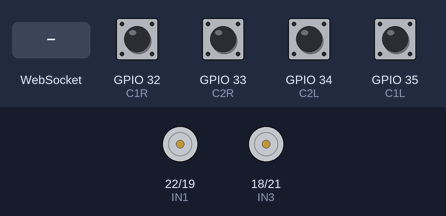
The sketch below on a simulated ESP32. On the bench: motor-driver pin pairs drawn as motors (green arrow = first pin HIGH = forward, orange = second pin HIGH = backward, longer = more drive, scaled by the enable pin). The test bench sets the inputs (shaded band); at power-on: GPIO 32 (C1R), GPIO 33 (C2R), GPIO 34 (C2L), GPIO 35 (C1L) HIGH. WiFi joins after 1.5 s; servers stay silent unless stated; what the sketch prints to the serial monitor is not drawn.

Above: at 2.7 s.
2.8 s: WebSocket text "D:" received
At 3.9 s:
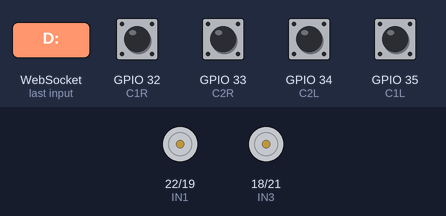
4.3 s: WebSocket text "ATRAS" received
At 5.3 s:
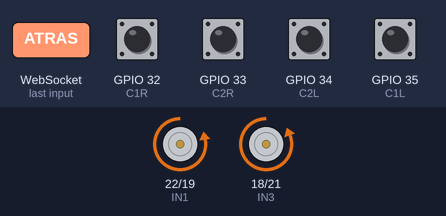
5.8 s: GPIO 32 (C1R) pulled LOW for 1 s
At 7.7 s:
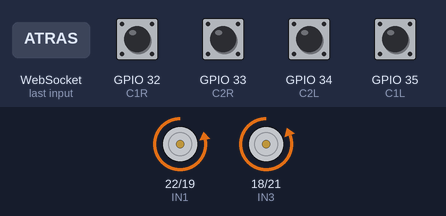
8.5 s: WebSocket text "S" received
At 9.7 s:
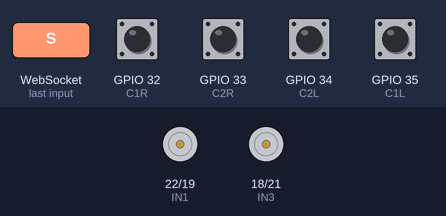
10.0 s: WebSocket text "ADELANTE" received
At 10.9 s:
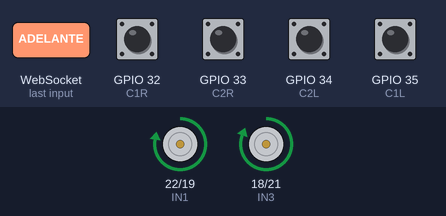
11.5 s: GPIO 33 (C2R) pulled LOW for 0.15 s
At 11.74 s:
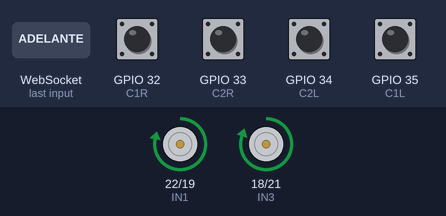
Timing chart, 0 to 14.3 s (numbered marks = the images above; inputs shaded):
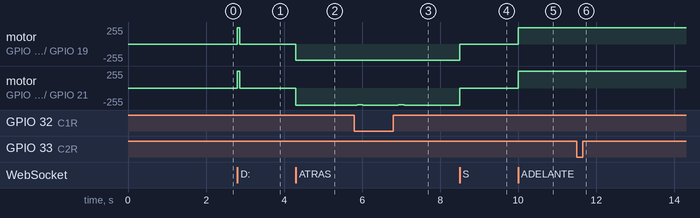

Measured:
- after the input at 2.8 s, motor on GPIO 22 (IN1) / GPIO 19 (IN2): stopped → forward 245/255 at once, → stopped 0.06 s later; motor on GPIO 18 (IN3) / GPIO 21 (IN4): stopped → forward 255/255 at once, → stopped 0.06 s later
- after the input at 4.3 s, motor on GPIO 22 (IN1) / GPIO 19 (IN2): stopped → backward 245/255 at once; motor on GPIO 18 (IN3) / GPIO 21 (IN4): stopped → backward 255/255 at once
- after the input at 5.8 s, motor on GPIO 22 (IN1) / GPIO 19 (IN2): alternates backward 246/255 for 0.15 s and backward 245/255 for 0.90 s, starting after 0.07 s; motor on GPIO 18 (IN3) / GPIO 21 (IN4): alternates backward 255/255 for 0.90 s and backward 253/255 for 0.15 s, starting after 0.07 s
- after the input at 8.5 s, motor on GPIO 22 (IN1) / GPIO 19 (IN2): backward 245/255 → stopped at once; motor on GPIO 18 (IN3) / GPIO 21 (IN4): backward 255/255 → stopped at once
- after the input at 10.0 s, motor on GPIO 22 (IN1) / GPIO 19 (IN2): stopped → forward 245/255 at once; motor on GPIO 18 (IN3) / GPIO 21 (IN4): stopped → forward 255/255 at once
- after the input at 11.5 s, motor on GPIO 22 (IN1) / GPIO 19 (IN2): forward 245/255 → forward 246/255 after 0.09 s, → forward 245/255 0.30 s later; motor on GPIO 18 (IN3) / GPIO 21 (IN4): forward 255/255 → forward 253/255 after 0.09 s, → forward 255/255 0.30 s later

The sketch:

Rmejorado.ino
```cpp
#include <WiFi.h>
#include <WebSocketsServer.h>
#include <math.h>
#include <stdlib.h>

const char* ssid = "TU_SSID";
const char* password = "TU_PASSWORD";

WebSocketsServer webSocket = WebSocketsServer(81);
unsigned long lastTelemetryTime = 0;
const unsigned long TELEMETRY_MS = 150;

// ===================== MOTORES =====================
#define IN1 22
#define IN2 19
#define IN3 18
#define IN4 21

// ===================== ENCODERS =====================
const int C1L = 35;
const int C2L = 34;
const int C1R = 32;
const int C2R = 33;

// ===================== VARIABLES =====================
volatile long nL = 0;
volatile long nR = 0;

volatile int antL = 0, actL = 0;
volatile int antR = 0, actR = 0;

// RPM
volatile double velocidadL = 0.0;
volatile double velocidadR = 0.0;

// Velocidad lineal
double velocidadLinealL = 0.0;
double velocidadLinealR = 0.0;

// Constantes encoder
const int R = 5600;

// Posición
double posL = 0.0, posR = 0.0;

// Tiempo
unsigned long lastTime = 0;
unsigned long sampleTime = 100; // ms

// Aux RPM
volatile long prev_pulses_rpmL = 0;
volatile long prev_pulses_rpmR = 0;

// Robot
double diametro = 4.5; // cm
volatile long movementCountL = 0;
volatile long movementCountR = 0;
volatile bool movementActive = false;
volatile bool distanceMoveActive = false;
volatile long distanceTargetPulses = 0;
volatile long distanceStartL = 0;
volatile long distanceStartR = 0;
volatile bool rotationActive = false;
volatile long rotationTargetPulses = 0;
volatile long rotationStartL = 0;
volatile long rotationStartR = 0;
const double trackWidth = 13.5;
// ===================== CONTROL =====================
void setupControl();
void ejecutarControl();
extern int pwmL;
extern int pwmR;
void startDistanceMove(double cm);
void checkDistanceMove();
void startRotation(double degrees);
void checkRotation();
// ===================== INTERRUPCIONES =====================
inline void recordPulseL() {
  if (movementActive) movementCountL++;
}

inline void recordPulseR() {
  if (movementActive) movementCountR++;
}

void IRAM_ATTR encoderL() {
  antL = actL;

  if (digitalRead(C2L)) bitSet(actL, 0);
  else bitClear(actL, 0);

  if (digitalRead(C1L)) bitSet(actL, 1);
  else bitClear(actL, 1);

  if (antL == 2 && actL == 0) {    nL++;    recordPulseL();  }
  if (antL == 0 && actL == 1) {    nL++;    recordPulseL();  }
  if (antL == 3 && actL == 2) {    nL++;    recordPulseL();  }
  if (antL == 1 && actL == 3) {    nL++;    recordPulseL();  }

  if (antL == 1 && actL == 0) {    nL--;    recordPulseL();  }
  if (antL == 3 && actL == 1) {    nL--;    recordPulseL();  }
  if (antL == 0 && actL == 2) {    nL--;    recordPulseL();  }
  if (antL == 2 && actL == 3) {    nL--;    recordPulseL();  }
}

void IRAM_ATTR encoderR() {
  antR = actR;

  if (digitalRead(C2R)) bitSet(actR, 0);
  else bitClear(actR, 0);

  if (digitalRead(C1R)) bitSet(actR, 1);
  else bitClear(actR, 1);

  if (antR == 2 && actR == 0) {    nR++;    recordPulseR();  }
  if (antR == 0 && actR == 1) {    nR++;    recordPulseR();  }
  if (antR == 3 && actR == 2) {    nR++;    recordPulseR();  }
  if (antR == 1 && actR == 3) {    nR++;    recordPulseR();  }

  if (antR == 1 && actR == 0) {    nR--;    recordPulseR();  }
  if (antR == 3 && actR == 1) {    nR--;    recordPulseR();  }
  if (antR == 0 && actR == 2) {    nR--;    recordPulseR();  }
  if (antR == 2 && actR == 3) {    nR--;    recordPulseR();  }
}

// ===================== FUNCIONES =====================

void calcularPosicion() {
  long cL, cR;

  noInterrupts();
  cL = nL;
  cR = nR;
  interrupts();

  posL = (cL * 360.0) / R;
  posR = (cR * 360.0) / R;
}

void resetEncoders() {
  noInterrupts();
  nL = 0;
  nR = 0;
  interrupts();

  prev_pulses_rpmL = 0;
  prev_pulses_rpmR = 0;

  velocidadL = 0.0;
  velocidadR = 0.0;

  movementCountL = 0;
  movementCountR = 0;
}

long cmToPulses(double cm) {
  double circumference = PI * diametro;
  return (long)round((cm * R) / circumference);
}


void startDistanceMove(double cm) {
  distanceTargetPulses = cmToPulses(cm);
  noInterrupts();
  distanceStartL = nL;
  distanceStartR = nR;
  interrupts();
  adelante();
  distanceMoveActive = true;
}
void startDistanceMoveRETRO(double cm) {
  distanceTargetPulses = cmToPulses(cm);
  noInterrupts();
  distanceStartL = nL;
  distanceStartR = nR;
  interrupts();
  atras();
  distanceMoveActive = true;
}

void checkDistanceMove() {
  if (!distanceMoveActive) return;

  long currentL, currentR;
  noInterrupts();
  currentL = nL;
  currentR = nR;
  interrupts();

  long traveledL = labs(currentL - distanceStartL);
  long traveledR = labs(currentR - distanceStartR);

  if (traveledL >= distanceTargetPulses && traveledR >= distanceTargetPulses) {
    alto();
    distanceMoveActive = false;
  }
}

long degreesToPulses(double degrees) {
  double distance = PI * trackWidth * (degrees / 360.0);
  double rotations = distance / (PI * diametro);
  return (long)round(rotations * R);
}

void startRotation(double degrees) {
  if (degrees == 0.0) return;

  rotationTargetPulses = abs(degreesToPulses(degrees));
  noInterrupts();
  rotationStartL = nL;
  rotationStartR = nR;
  interrupts();

  rotationActive = true;
  movementActive = false;
  if (degrees > 0) giroDer();
  else giroIzq();
}

void checkRotation() {
  if (!rotationActive) return;

  long currentL, currentR;
  noInterrupts();
  currentL = nL;
  currentR = nR;
  interrupts();

  long traveledL = labs(currentL - rotationStartL);
  long traveledR = labs(currentR - rotationStartR);

  if (max(traveledL, traveledR) >= rotationTargetPulses) {
    alto();
    rotationActive = false;
  }
}

// ===================== MOVIMIENTO =====================
void alto() {
  digitalWrite(IN1, LOW);
  digitalWrite(IN2, LOW);
  digitalWrite(IN3, LOW);
  digitalWrite(IN4, LOW);
  movementActive = false;
  rotationActive = false;
}

void adelante() {
  digitalWrite(IN1, HIGH);
  digitalWrite(IN2, LOW);
  digitalWrite(IN3, HIGH);
  digitalWrite(IN4, LOW);
  movementActive = true;
  movementCountL = 0;
  movementCountR = 0;
  rotationActive = false;
}

void atras() {
  digitalWrite(IN1, LOW);
  digitalWrite(IN2, HIGH);
  digitalWrite(IN3, LOW);
  digitalWrite(IN4, HIGH);
  movementActive = true;
  rotationActive = false;
}

void giroIzq() {
  digitalWrite(IN1, LOW);
  digitalWrite(IN2, HIGH);
  digitalWrite(IN3, HIGH);
  digitalWrite(IN4, LOW);
  movementActive = true;
}

void giroDer() {
  digitalWrite(IN1, HIGH);
  digitalWrite(IN2, LOW);
  digitalWrite(IN3, LOW);
  digitalWrite(IN4, HIGH);
  movementActive = true;
}

// ===================== RPM =====================
void V_Rpm(void)
{
  long pulsesL, pulsesR;

  noInterrupts();
  pulsesL = nL;
  pulsesR = nR;
  interrupts();

  long deltaL = pulsesL - prev_pulses_rpmL;
  long deltaR = pulsesR - prev_pulses_rpmR;

  velocidadL = (deltaL * 60000.0) / (sampleTime * R);
  velocidadR = (deltaR * 60000.0) / (sampleTime * R);

  double longitud = PI * diametro;

  velocidadLinealL = (velocidadL / 60.0) * longitud;
  velocidadLinealR = (velocidadR / 60.0) * longitud;

  prev_pulses_rpmL = pulsesL;
  prev_pulses_rpmR = pulsesR;
}

// ===================== WEBSOCKET EVENT =====================
void webSocketEvent(uint8_t num, WStype_t type, uint8_t * payload, size_t length) {
  if (type == WStype_TEXT) {
    String cmd = String((char*)payload);
    cmd.trim();

    if (cmd == "R") {
      resetEncoders();
    } else if (cmd == "S") {
      alto();
    } else if (cmd.startsWith("D:")) {
      double dist = cmd.substring(2).toDouble();
      if (dist >= 0) startDistanceMove(dist);
      else startDistanceMoveRETRO(-dist);
    } else if (cmd.startsWith("A:")) {
      double degrees = cmd.substring(2).toDouble();
      startRotation(degrees);
    } else if (cmd.startsWith("V:")) {
      // Formato V:izq,der - En este sistema siempre usamos velocidad base fija
      int commaIndex = cmd.indexOf(',');
      if (commaIndex != -1) {
        int vL = cmd.substring(2, commaIndex).toInt();
        int vR = cmd.substring(commaIndex + 1).toInt();
        if (vL > 0 || vR > 0) adelante();
        else if (vL < 0 || vR < 0) atras();
        else alto();
      }
    } else if (cmd.startsWith("K:")) {
      // Formato K:lin,ang - Mismo principio, mapeamos a movimientos base
      int commaIndex = cmd.indexOf(',');
      if (commaIndex != -1) {
        double lin = cmd.substring(2, commaIndex).toDouble();
        if (lin > 0) adelante();
        else if (lin < 0) atras();
        else alto();
      }
    }
    // Mantener compatibilidad con comandos anteriores si es necesario
    else if (cmd == "ADELANTE") adelante();
    else if (cmd == "ATRAS") atras();
    else if (cmd == "STOP") alto();
    else if (cmd == "IZQ") giroIzq();
    else if (cmd == "DER") giroDer();
  }
}

// ===================== SETUP =====================
void setup() {
  Serial.begin(115200);

  WiFi.begin(ssid, password);
  while (WiFi.status() != WL_CONNECTED) {
    delay(500);
    Serial.print(".");
  }
  Serial.println("\nWiFi conectado");
  Serial.print("Dirección IP: ");
  Serial.println(WiFi.localIP());

  webSocket.begin();
  webSocket.onEvent(webSocketEvent);

  pinMode(C1L, INPUT_PULLUP);
  pinMode(C2L, INPUT_PULLUP);
  pinMode(C1R, INPUT_PULLUP);
  pinMode(C2R, INPUT_PULLUP);

  pinMode(IN1, OUTPUT);
  pinMode(IN2, OUTPUT);
  pinMode(IN3, OUTPUT);
  pinMode(IN4, OUTPUT);

  attachInterrupt(C1L, encoderL, CHANGE);
  attachInterrupt(C2L, encoderL, CHANGE);
  attachInterrupt(C1R, encoderR, CHANGE);
  attachInterrupt(C2R, encoderR, CHANGE);

  setupControl();
}

// ===================== LOOP =====================
void loop() {
  webSocket.loop();

  if (millis() - lastTelemetryTime >= TELEMETRY_MS) {
    lastTelemetryTime = millis();

    V_Rpm();
    ejecutarControl();

    calcularPosicion();
    checkDistanceMove();
    checkRotation();

    // Telemetría en formato de texto para compatibilidad con Python regex
    // Formato: Posicion_X:0.00 Posicion_Y:0.00 Orientacion_Theta:0.00 RPM_Izq:0.0 RPM_Der:0.0 ...
    char telemetry[200];
    sprintf(telemetry, "Posicion_L:%.2f Posicion_R:%.2f RPM_Izq:%.1f RPM_Der:%.1f PWM_Izq:%d PWM_Der:%d",
            posL, posR, velocidadL, velocidadR, pwmL, pwmR);

    webSocket.broadcastTXT(telemetry);
  }
}
```

control.ino
```cpp
// ===================== PWM =====================
#define ENA 25
#define ENB 26

const int PWM_FREQ = 1000;
const int PWM_RESOLUTION = 8;

const int PWM_MAX = 255;
const int PWM_MIN = 235;
const int FORWARD_PWM_L_BASE = 246;
const int FORWARD_PWM_R_BASE = 255;

int pwmL = FORWARD_PWM_L_BASE;
int pwmR = FORWARD_PWM_R_BASE;

extern volatile bool movementActive;
extern volatile long movementCountL;
extern volatile long movementCountR;
extern volatile bool rotationActive;

void applyPWM() {
  ledcWrite(ENA, pwmL);
  ledcWrite(ENB, pwmR);
}

void balanceForwardPWM() {
  static long lastCountL = 0;
  static long lastCountR = 0;
  static float integral = 0;
  static bool wasActive = false;
  const float Kp = 0.8;
  const float Ki = 0.02;

  if (!movementActive) {
    lastCountL = movementCountL;
    lastCountR = movementCountR;
    integral = 0;
    wasActive = false;
    pwmL = FORWARD_PWM_L_BASE;
    pwmR = FORWARD_PWM_R_BASE;
    return;
  }

  if (rotationActive) {
    pwmL = FORWARD_PWM_L_BASE;
    pwmR = FORWARD_PWM_R_BASE;
    return;
  }

  if (!wasActive) {
    lastCountL = movementCountL;
    lastCountR = movementCountR;
    integral = 0;
    wasActive = true;
    return;
  }

  long deltaL = movementCountL - lastCountL;
  long deltaR = movementCountR - lastCountR;
  lastCountL = movementCountL;
  lastCountR = movementCountR;

  float error = (float)(deltaL - deltaR);
  integral = constrain(integral + error, -300, 300);
  float correction = Kp * error + Ki * integral;

  int adjust = (int)roundf(correction);
  pwmL = constrain(FORWARD_PWM_L_BASE - adjust, PWM_MIN, PWM_MAX);
  pwmR = constrain(FORWARD_PWM_R_BASE + adjust, PWM_MIN, PWM_MAX);
}

// ===================== CONTROL =====================
void setupControl() {
  ledcAttach(ENA, PWM_FREQ, PWM_RESOLUTION);
  ledcAttach(ENB, PWM_FREQ, PWM_RESOLUTION);
  applyPWM();
}

void ejecutarControl() {
  balanceForwardPWM();
  applyPWM();
}
```
